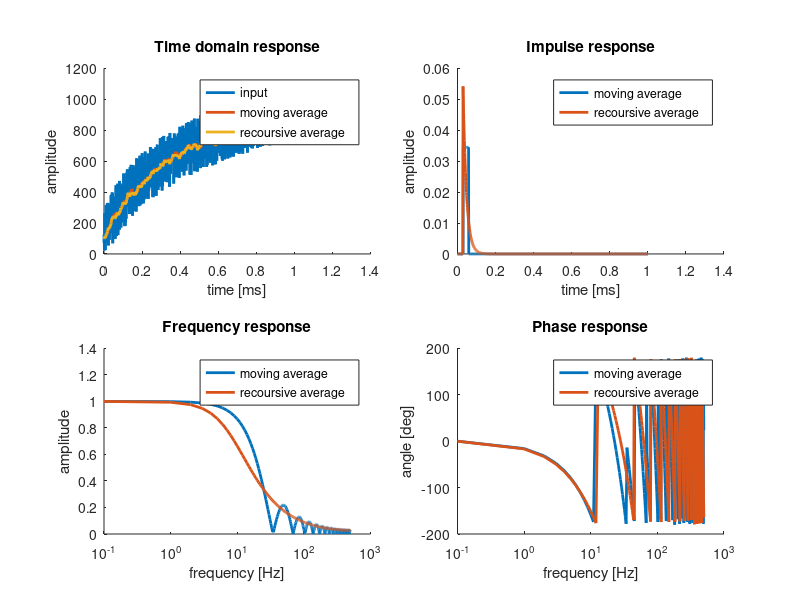

This figure's MATLAB source:
#********************************Copyright (c)*********************************
#                                GlobalLogic
#
# @author Kristijan Golub - kristijan.golub@globallogic.com
#
# @date 2020-02-25
# 
# @brief
#
# @version 0.1
#
# @section REVISION HISTORY
#  - KG 2020-02-25 Initial implementation 
#
#******************************************************************************/

clear all;
pkg load signal;

#read input data and set input parameters
inputData = csvread("appe_test_data.csv");

sps = inputData(1,1);                 %input signal sample rate 
ns = inputData(1,2);                  %get number of samples
verticalResolution = inputData(1,3);  %get vertical resolution
guard = inputData(1,4);               %get guard region
decoderRange = inputData(1,5);        %decoder range definition        

time = ns/sps;                        %input signal time period in seconds
              
########################## User filter settings ################################ 
cutof_freq = 15;                      %low pass filter frequency
move_avg_magic_x = 0.196202;          %cutof frequency calculation factor
iir_tune_factor = 1;                  %time domain tune factor
line_width = 2;                       %line width deffinition

#move average filter parameters
average_window = sqrt(1 + sps*sps*move_avg_magic_x/(cutof_freq*cutof_freq)); %number of samples for move average filter
average_window = floor(average_window);
move_average_time = average_window/sps;

moveAverageBuffer = linspace (guard, guard, average_window);

t = linspace(0,time,ns);         %time axis
signal = inputData (2,:);        %get test data

############################### signal filtering ###############################

#recoursive filter
avg_win = 2*average_window/pi();
#recoursive average
iir2_coef = iir_tune_factor*1/avg_win;
recoursive_filtered = guard;
iir2_filtered(1) = recoursive_filtered;

for i=2:(ns)
  recoursive_filtered(i) = iir2_coef*(signal(i) - recoursive_filtered(i-1)) + recoursive_filtered(i-1);
endfor 

#move average
for i = 1:(ns-average_window)
  move_avg_sum = sum(signal(i:(i+average_window-1)));
  x_avg_filt(i+average_window) = move_avg_sum/average_window;
endfor

for i = 1:average_window
  moveAverageBuffer = shift(moveAverageBuffer, -1);
  moveAverageBuffer(average_window) = signal(i);
  x_avg_filt(i+1) = sum(moveAverageBuffer)/average_window;
endfor

x_avg_filt(1) = guard;

#filtering error between FIR and IIR implementation

filtering_error = x_avg_filt - recoursive_filtered;

max(filtering_error)
min(filtering_error)

############################# frequency response ###############################

f_axis = sps*(0:ns/2 - 1)/ns;      %calculate freq axis

%generate dirac impuls
dirac = zeros(1,ns);
dirac(average_window+1) = ones(1,1);

#recoursive average
iir2_filtered(1) = 0;

for i=2:(ns)
  iir2_filtered(i) = iir2_coef*(dirac(i) - iir2_filtered(i-1)) + iir2_filtered(i-1);
endfor 

#clasical move average
for i = 1:(ns-average_window)
  move_avg_sum = sum(dirac(i:(i+average_window-1)));
  x_avg_response(i+average_window) = move_avg_sum/average_window;
endfor

x_avg_response(1:average_window) = 0;

%recoursive average wave spectrum
fft_result = fft(iir2_filtered);
fft_iir_avg = abs(fft_result);            %negative frequencyes to positive 
fft_iir_avg = fft_iir_avg(1:ns/2);        %discard freqs beyound fs/2

%recoursive phase response
iir_avg_phase = atan2(imag(fft_result), real(fft_result)); %calculate phase
#iir_avg_phase = unwrap(iir_avg_phase);
iir_avg_phase = iir_avg_phase(1:ns/2)*180/pi;

%move average wave spectrum
fft_result = fft(x_avg_response);
fft_move_avg = abs(fft_result);           %negative frequencyes to positive 
fft_move_avg = fft_move_avg(1:ns/2);      %discard freqs beyound fs/2

move_avg_phase = atan2(imag(fft_result), real(fft_result)); %calculate phase
#move_avg_phase = unwrap(move_avg_phase);
move_avg_phase = move_avg_phase(1:ns/2)*180/pi;

f_axis(1) = 0.1;       %nonzeros for log scale

################## integrate impulse response #########################

sum(x_avg_response)
sum(iir2_filtered)

######################### plot results ################################
close all;
figure(1, 'position', [0,50,1900,900]);
subplot(2,2,1)
hold on;
  plot(t, signal, "linewidth", line_width); 
  plot(t, x_avg_filt, "linewidth", line_width); 
  plot(t, recoursive_filtered, "linewidth", line_width); 
  legend("input", "moving average   ", "recoursive average   ");
  title("Time domain response");
  xlabel("time [ms]");
  ylabel("amplitude");
hold off;

subplot(2,2,3)
hold on;
  semilogx(f_axis, fft_move_avg, "linewidth", line_width); 
  semilogx(f_axis, fft_iir_avg, "linewidth", line_width);
  axis([0.1,1000]);
  legend("moving average     ", "recoursive average   ");
  title("Frequency response");
  xlabel("frequency [Hz]");
  ylabel("amplitude");  
hold off;

subplot(2,2,2)
hold on;
  plot(t, x_avg_response, "linewidth", line_width);
  plot(t, iir2_filtered, "linewidth", line_width);
  legend("moving average      ", "recoursive average   ");  
  title("Impulse response");
  xlabel("time [ms]");
  ylabel("amplitude");  
hold off;

subplot(2,2,4)
hold on;
  semilogx(f_axis, move_avg_phase, "linewidth", line_width);
  semilogx(f_axis, iir_avg_phase, "linewidth", line_width);
  axis([0.1, 1000]);
  legend("moving average     ", "recoursive average   ");    
  title("Phase response");
  xlabel("frequency [Hz]");
  ylabel("angle [deg]");  
hold off;

print("Figs/filterResponse.svg", "-dsvg", "-S1600, 900");